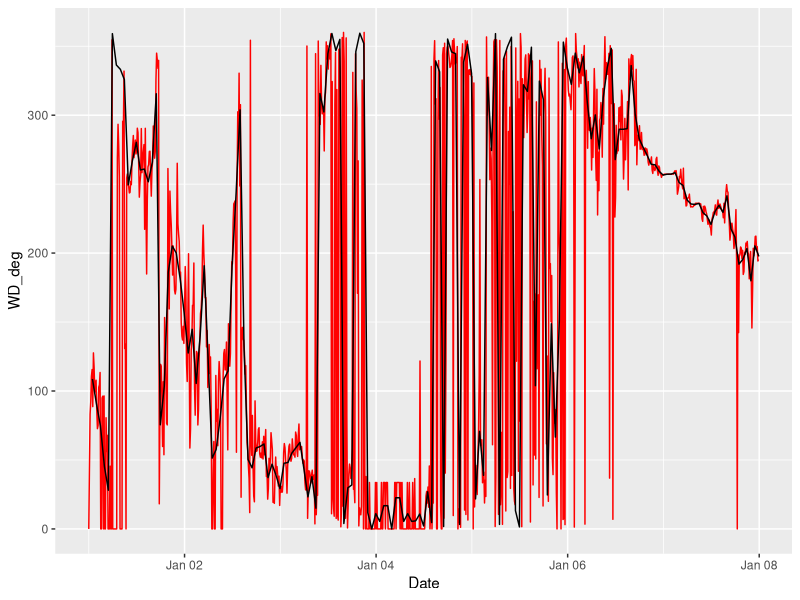

Write R code to recreate this figure.
## ---- chunk 1
library(tidyverse)
library(lubridate)
## ---- chunk 2
wind <- read_csv("../Data_lectures/7_Wind/Winddata_Botanical_garden.csv")
## ---- chunk 3
deg2rad <- function(deg) deg * pi / 180
rad2deg <- function(rad) rad * 180 / pi

# calculates the wind angular average over the provide input.
# intend to be used together with group_by and summarize
wind_dir_average <- function(wd){
  dir <- deg2rad(wd)
  # calc the vector components and then make the mean
  u <- cos(dir) %>% mean
  v <- sin(dir) %>% mean
  # convert back to a direction. Note atan2 uses y,x
  avg_dir <- atan2(v, u)
  # convert back to degress
  avg_dir <- rad2deg(avg_dir)
  # need to transform in 0 - 360 range
  avg_dir <- avg_dir %% (360)
  return(avg_dir)
}

## ---- chunk 4
wind_1h <- wind %>%
  group_by(round_date(Date, unit = "1 hour")) %>%
  summarise(across(-WD_deg, mean), WD_deg = wind_dir_average(WD_deg))
## ---- chunk 5
wind_1h
## ---- chunk 6
wind %>%
  filter(week(Date)==1) %>%
ggplot()+
  geom_line(aes(Date, WD_deg), colour="red") +
  geom_line(aes(Date, WD_deg), data=filter(wind_1h, week(Date)==1))

